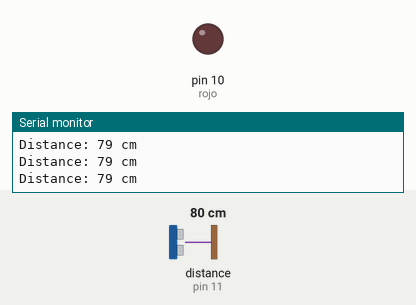
A sketch run on a simulated Arduino Uno, built with avr-gcc and run on an emulated ATmega328P. Shown: output pins drawn as LEDs (lit = HIGH), the last lines printed to the serial monitor. Wiring (inferred from the names in the program): ultrasonic range finder: trigger pin 12; echo pin 11. The test bench sets the inputs (shaded band); at power-on: distance to the obstacle (sensor on pin 11) 80 cm. The echo pulse lasts 58.3 µs per cm; pins used as bus, display or sensor lines are not drawn.

Above: at 1.2 s.
1.3 s: distance to the obstacle (sensor on pin 11) set to 53 cm
2.8 s: distance to the obstacle (sensor on pin 11) set to 46 cm
At 3.7 s:
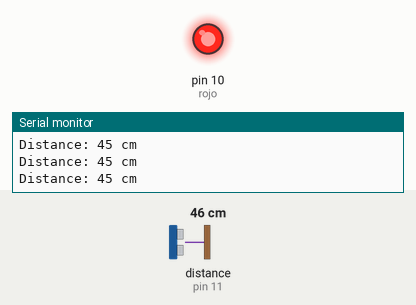
4.3 s: distance to the obstacle (sensor on pin 11) set to 60 cm
At 5.5 s:
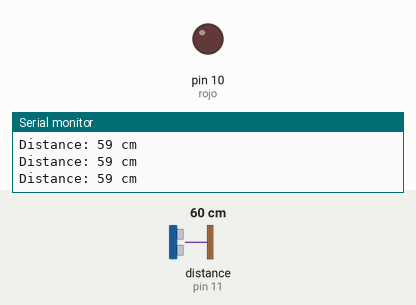
5.8 s: distance to the obstacle (sensor on pin 11) set to 2 cm
At 6.4 s:
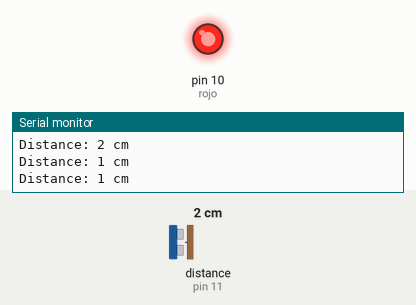
Timing chart, 0 to 8.3 s (numbered marks = the images above; inputs shaded):
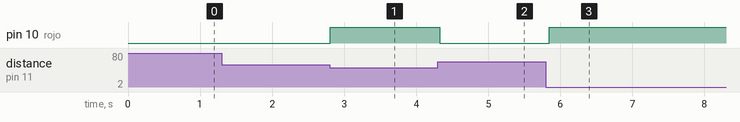

Measured:
- the behaviour switches between 51 and 50 cm on distance to the obstacle (sensor on pin 11) (found by bisection; images 0 and 1)
- after the input at 2.8 s, pin 10 (rojo): LOW → HIGH at once
- after the input at 4.3 s, pin 10 (rojo): HIGH → LOW at once
- after the input at 5.8 s, pin 10 (rojo): LOW → HIGH after 0.05 s

The sketch:

Ej1.ino
```cpp
#define trigPin  12
#define echoPin  11
#define rojo 10


long duration, cm, inches;

void setup() {
  Serial.begin (9600);
  //Define inputs and outputs
  pinMode(trigPin, OUTPUT);
  pinMode(echoPin, INPUT);
  pinMode(rojo, OUTPUT);
}

void loop(){
  digitalWrite(trigPin, LOW);
  delayMicroseconds(5);
  digitalWrite(trigPin, HIGH);
  delayMicroseconds(10);
  digitalWrite(trigPin, LOW);

  duration = pulseIn(echoPin, HIGH);

  // Calculating the distance
  cm = duration*0.034/2;
  Serial.print("Distance: ");
  Serial.print(cm);
  Serial.println(" cm");

  if (cm < 50){
    analogWrite(rojo, 255);
  }
  else {
  	analogWrite(rojo, 0);
  }
  delay(250);
}
```
